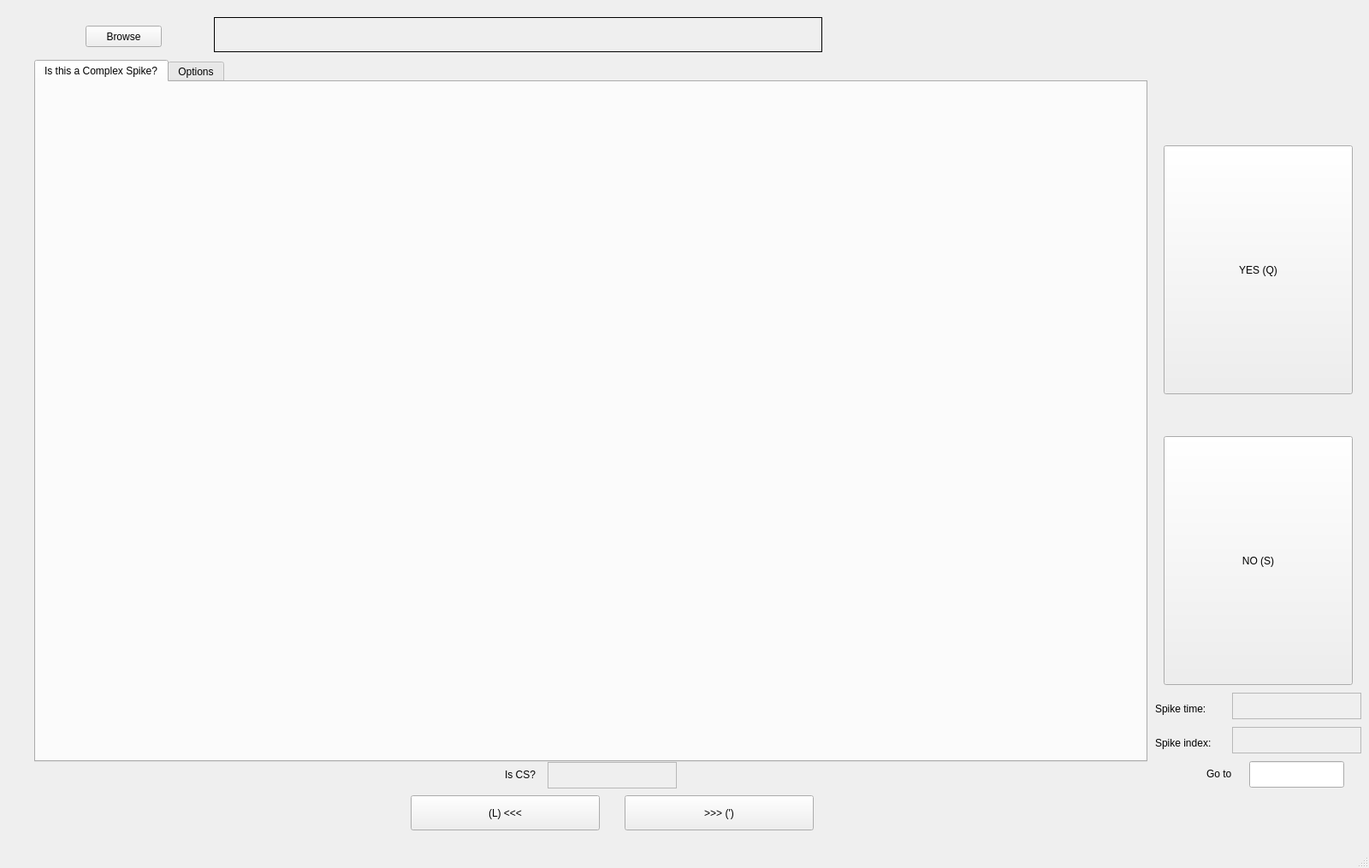
<?xml version="1.0" encoding="UTF-8"?>
<ui version="4.0">
 <class>MainWindow</class>
 <widget class="QMainWindow" name="MainWindow">
  <property name="geometry">
   <rect>
    <x>0</x>
    <y>0</y>
    <width>1600</width>
    <height>1015</height>
   </rect>
  </property>
  <property name="minimumSize">
   <size>
    <width>1600</width>
    <height>1015</height>
   </size>
  </property>
  <property name="maximumSize">
   <size>
    <width>1600</width>
    <height>1015</height>
   </size>
  </property>
  <property name="windowTitle">
   <string>MainWindow</string>
  </property>
  <widget class="QWidget" name="centralwidget">
   <widget class="QPushButton" name="pushButton_browse">
    <property name="geometry">
     <rect>
      <x>100</x>
      <y>30</y>
      <width>89</width>
      <height>25</height>
     </rect>
    </property>
    <property name="text">
     <string>Browse</string>
    </property>
   </widget>
   <widget class="QLabel" name="label_filename">
    <property name="geometry">
     <rect>
      <x>250</x>
      <y>20</y>
      <width>711</width>
      <height>41</height>
     </rect>
    </property>
    <property name="frameShape">
     <enum>QFrame::Panel</enum>
    </property>
    <property name="frameShadow">
     <enum>QFrame::Plain</enum>
    </property>
    <property name="text">
     <string/>
    </property>
   </widget>
   <widget class="QTabWidget" name="tabWidget">
    <property name="geometry">
     <rect>
      <x>40</x>
      <y>70</y>
      <width>1301</width>
      <height>821</height>
     </rect>
    </property>
    <property name="currentIndex">
     <number>0</number>
    </property>
    <widget class="QWidget" name="tab">
     <attribute name="title">
      <string>Is this a Complex Spike?</string>
     </attribute>
     <widget class="MplWidget" name="plotWidget" native="true">
      <property name="geometry">
       <rect>
        <x>0</x>
        <y>10</y>
        <width>1291</width>
        <height>371</height>
       </rect>
      </property>
     </widget>
     <widget class="MplWidget" name="plotWidget_2" native="true">
      <property name="geometry">
       <rect>
        <x>0</x>
        <y>400</y>
        <width>1291</width>
        <height>371</height>
       </rect>
      </property>
     </widget>
    </widget>
    <widget class="QWidget" name="tab_2">
     <property name="enabled">
      <bool>false</bool>
     </property>
     <attribute name="title">
      <string>Options</string>
     </attribute>
    </widget>
   </widget>
   <widget class="QPushButton" name="pushButton_isCS">
    <property name="geometry">
     <rect>
      <x>1360</x>
      <y>170</y>
      <width>221</width>
      <height>291</height>
     </rect>
    </property>
    <property name="text">
     <string>YES (Q)</string>
    </property>
   </widget>
   <widget class="QPushButton" name="pushButton_notCS">
    <property name="geometry">
     <rect>
      <x>1360</x>
      <y>510</y>
      <width>221</width>
      <height>291</height>
     </rect>
    </property>
    <property name="text">
     <string>NO (S)</string>
    </property>
   </widget>
   <widget class="QPushButton" name="pushButton_next">
    <property name="geometry">
     <rect>
      <x>730</x>
      <y>930</y>
      <width>221</width>
      <height>41</height>
     </rect>
    </property>
    <property name="text">
     <string>&gt;&gt;&gt; (')</string>
    </property>
   </widget>
   <widget class="QPushButton" name="pushButton_previous">
    <property name="geometry">
     <rect>
      <x>480</x>
      <y>930</y>
      <width>221</width>
      <height>41</height>
     </rect>
    </property>
    <property name="text">
     <string>(L) &lt;&lt;&lt;</string>
    </property>
   </widget>
   <widget class="QLabel" name="label">
    <property name="geometry">
     <rect>
      <x>1350</x>
      <y>860</y>
      <width>81</width>
      <height>17</height>
     </rect>
    </property>
    <property name="text">
     <string>Spike index:</string>
    </property>
   </widget>
   <widget class="QLabel" name="label_spikeindex">
    <property name="geometry">
     <rect>
      <x>1440</x>
      <y>850</y>
      <width>151</width>
      <height>31</height>
     </rect>
    </property>
    <property name="frameShape">
     <enum>QFrame::StyledPanel</enum>
    </property>
    <property name="text">
     <string/>
    </property>
   </widget>
   <widget class="QLabel" name="label_2">
    <property name="geometry">
     <rect>
      <x>590</x>
      <y>890</y>
      <width>41</width>
      <height>31</height>
     </rect>
    </property>
    <property name="text">
     <string>Is CS?</string>
    </property>
   </widget>
   <widget class="QLabel" name="label_isCS">
    <property name="geometry">
     <rect>
      <x>640</x>
      <y>891</y>
      <width>151</width>
      <height>31</height>
     </rect>
    </property>
    <property name="font">
     <font>
      <weight>75</weight>
      <bold>true</bold>
     </font>
    </property>
    <property name="frameShape">
     <enum>QFrame::StyledPanel</enum>
    </property>
    <property name="text">
     <string/>
    </property>
   </widget>
   <widget class="QLabel" name="label_3">
    <property name="geometry">
     <rect>
      <x>1410</x>
      <y>889</y>
      <width>41</width>
      <height>31</height>
     </rect>
    </property>
    <property name="text">
     <string>Go to</string>
    </property>
   </widget>
   <widget class="QLineEdit" name="lineEdit_goto">
    <property name="geometry">
     <rect>
      <x>1460</x>
      <y>890</y>
      <width>111</width>
      <height>31</height>
     </rect>
    </property>
   </widget>
   <widget class="QLabel" name="label_4">
    <property name="geometry">
     <rect>
      <x>1350</x>
      <y>820</y>
      <width>81</width>
      <height>17</height>
     </rect>
    </property>
    <property name="text">
     <string>Spike time:</string>
    </property>
   </widget>
   <widget class="QLabel" name="label_spiketime">
    <property name="geometry">
     <rect>
      <x>1440</x>
      <y>810</y>
      <width>151</width>
      <height>31</height>
     </rect>
    </property>
    <property name="frameShape">
     <enum>QFrame::StyledPanel</enum>
    </property>
    <property name="text">
     <string/>
    </property>
   </widget>
  </widget>
  <widget class="QMenuBar" name="menubar">
   <property name="geometry">
    <rect>
     <x>0</x>
     <y>0</y>
     <width>1600</width>
     <height>22</height>
    </rect>
   </property>
  </widget>
  <widget class="QStatusBar" name="statusbar"/>
 </widget>
 <customwidgets>
  <customwidget>
   <class>MplWidget</class>
   <extends>QWidget</extends>
   <header>mplwidget</header>
   <container>1</container>
  </customwidget>
 </customwidgets>
 <resources/>
 <connections/>
</ui>
